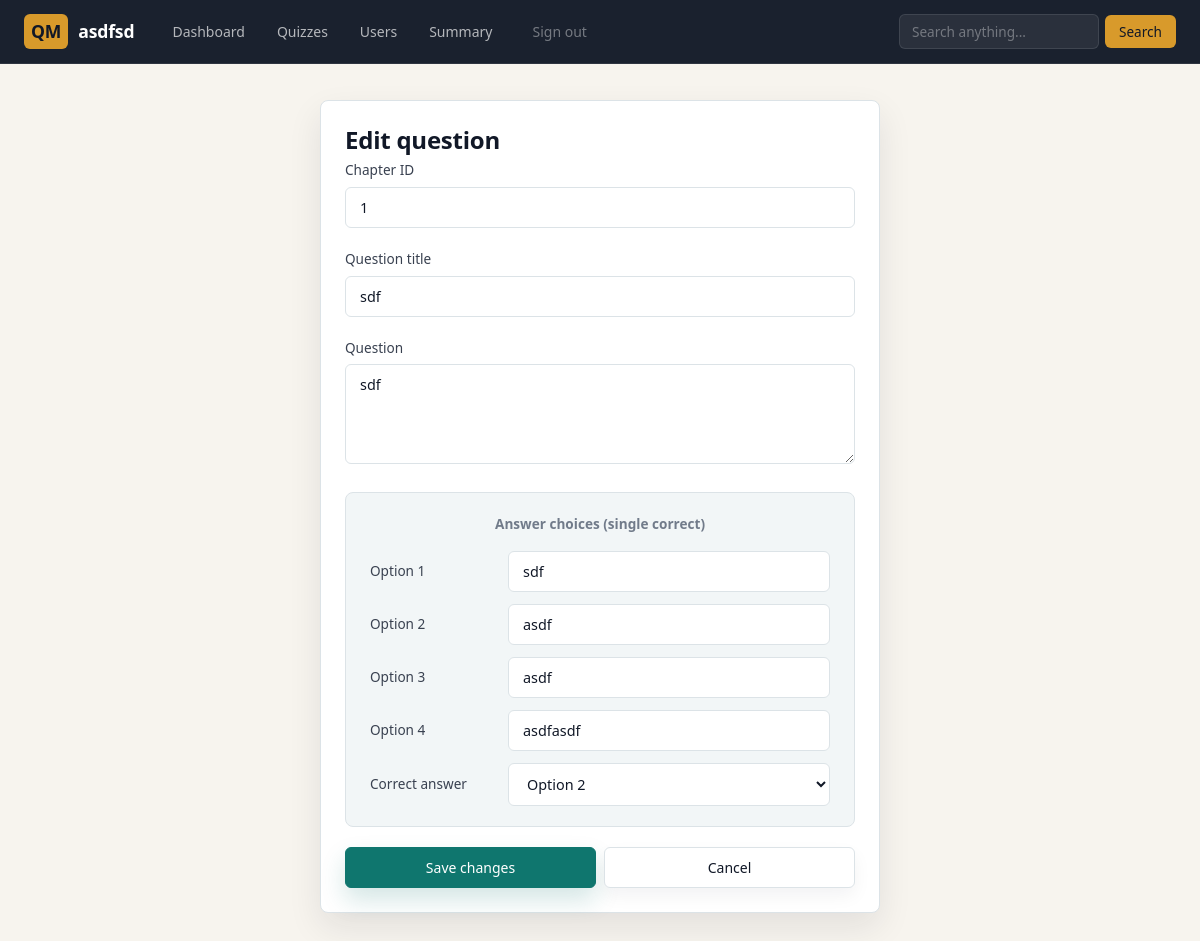
Screenshot of /edit_q/1/asdfsd (signed in) with the database file from the repository.
### models/models.py (models this page shows)
class Chapter(db.Model):
    __tablename__ = 'chapter'
    id = db.Column(db.Integer, primary_key=True)
    name = db.Column(db.String, nullable=False)
    description = db.Column(db.Text)
    subject_id = db.Column(db.Integer, db.ForeignKey('subject.id'), nullable=False)
    quizzes = db.relationship('Quiz', backref='chapter', lazy=True)

class Question(db.Model):
    __tablename__ = 'question'
    id = db.Column(db.Integer, primary_key=True)
    quiz_id = db.Column(db.Integer, db.ForeignKey('quiz.id'), nullable=False)
    question_title = db.Column(db.Text, nullable=False)
    question_statement = db.Column(db.Text, nullable=False)
    option1 = db.Column(db.String)
    option2 = db.Column(db.String)
    option3 = db.Column(db.String)
    option4 = db.Column(db.String)
    correct_option = db.Column(db.Integer, nullable=False)

### controllers/controllers.py (the view, shortened to what this page needs)
@app.route("/edit_q/<question_id>/<name>", methods=["GET", "POST"])
@login_required
def edit_q(question_id, name):
    chap=None
    q = Question.query.filter_by(id=question_id).first()
    return render_template("edit_q.html", name=name,chapter=chap,question=q)

### controllers/controllers.py (called while the page is built)
def login_required(f):
    @wraps(f)
    def decorated_function(*args, **kwargs):
        if "user_id" not in session:
            return redirect(url_for("login"))
        return f(*args, **kwargs)
    return decorated_function

### templates/edit_q.html (shortened to what this page needs)
<!DOCTYPE html>
<html lang="en">
<head>
    <link rel="stylesheet" href="/static/css/main.css">
</head>
<body>
    {%include 'admin_nav.html'%}
    <div class="qm-page">
        <div class="qm-card qm-card--lifted" style="max-width:560px;margin:0 auto">
            <div class="qm-card__body">
                <div class="qm-form">
                    <h2>Edit question</h2>
                    <form action="#" method="POST">
                        <div class="qm-field">
                            <label for="id">Chapter ID</label>
                            <input type="text" id="name" name="id" value="{{question.quiz.chapter.id}}" required>
                        </div>
                        <div class="qm-field">
                            <label for="question_title">Question title</label>
                            <input type="text" id="question_title" name="question_title" value="{{question.question_title}}" required>
                        </div>
                        <div class="qm-field">
                            <label for="question_statement">Question</label>
                            <textarea id="question_statement" name="question_statement" rows="4" required>{{question.question_statement}}</textarea>
                        </div>
                        <div class="qm-qblock">
                            <div class="qm-qblock__title">Answer choices (single correct)</div>
                            <div class="qm-field">
                                <label for="option_1">Option 1</label>
                                <input type="text" name="option_1" id="option_1" value="{{question.option1}}" required>
                            </div>
                            <div class="qm-field">
                                <label for="option_2">Option 2</label>
                                <input type="text" name="option_2" id="option_2" value="{{question.option2}}" required>
                            </div>
                            <div class="qm-field">
                                <label for="option_3">Option 3</label>
                                <input type="text" name="option_3" id="option_3" value="{{question.option3}}" required>
                            </div>
                            <div class="qm-field">
                                <label for="option_4">Option 4</label>
                                <input type="text" name="option_4" id="option_4" value="{{question.option4}}" required>
                            </div>
                            <div class="qm-field">
                                <label for="correct_option">Correct answer</label>
                                <select name="correct_option" id="correct_option" required>
                                    <option value="2" {% if question.correct_option == 2 %}selected{% endif %}>Option 2</option>
                                </select>
                            </div>
                        </div>
                        <div class="qm-flex qm-flex--gap-sm">
                            <button type="submit" class="qm-btn qm-btn--primary" style="flex:1">Save changes</button>
                            <a href="/admin/quiz_management/{{name}}" class="qm-btn qm-btn--secondary" style="flex:1">Cancel</a>
                        </div>
                    </form>
                </div>
            </div>
        </div>
    </div>
</body>
</html>

### static/css/main.css (style rules this page uses)
:root { --bg: #F3F0EB; --bg-warm: #EDE8E1; --surface: #FFFFFF; --surface-alt: #F8F6F2; --ink: #1C1E22; --ink-soft: #4A4D54; --ink-muted: #8B8F97; --border: #DDD9D2; --border-light:#ECEAE5; --sage: #4A7C6F; --sage-light: #E8F2EE; --sage-dark: #3A6359; --copper: #C07A4A; --copper-light:#F5EDE5; --copper-dark: #9E6238; --danger: #B94A48; --danger-light:#F8ECEB; --radius-sm: 6px; --radius-md: 10px; --radius-lg: 16px; --shadow-sm: 0 1px 3px rgba(28,30,34,.06); --shadow-md: 0 4px 16px rgba(28,30,34,.08); --shadow-lg: 0 8px 32px rgba(28,30,34,.10); --font-display:'Outfit', sans-serif; --font-body: 'DM Sans', sans-serif; --page-max: 1200px; --nav-h: 64px; }
*, *::before, *::after { box-sizing: border-box; margin: 0; padding: 0; }
html { font-size: 16px; -webkit-font-smoothing: antialiased; -moz-osx-font-smoothing: grayscale; }
body { font-family: var(--font-body); background: var(--bg); color: var(--ink); line-height: 1.6; min-height: 100vh; }
a { color: var(--sage); text-decoration: none; }
h1, h2, h3, h4, h5, h6 { font-family: var(--font-display); font-weight: 600; line-height: 1.25; color: var(--ink); }
h2 { font-size: 1.5rem; letter-spacing: -0.01em; }
.qm-page { max-width: var(--page-max); margin: 0 auto; padding: 32px 24px 64px; }
.qm-btn { display: inline-flex; align-items: center; justify-content: center; gap: 6px; padding: 10px 20px; border-radius: var(--radius-sm); font-family: var(--font-body); font-size: .875rem; font-weight: 500; border: 1px solid transparent; cursor: pointer; transition: background .15s, border-color .15s, color .15s; text-decoration: none; line-height: 1.4; }
.qm-btn--primary { background: var(--sage); color: #fff; border-color: var(--sage); }
.qm-btn--secondary { background: var(--surface); color: var(--ink); border-color: var(--border); }
.qm-card { background: var(--surface); border: 1px solid var(--border); border-radius: var(--radius-md); box-shadow: var(--shadow-sm); }
.qm-card--lifted { box-shadow: var(--shadow-md); }
.qm-card__body { padding: 24px; }
.qm-form { max-width: 560px; margin: 0 auto; }
.qm-form h2 { margin-bottom: 4px; }
.qm-field { margin-bottom: 20px; }
.qm-field label { display: block; font-size: .85rem; font-weight: 500; color: var(--ink-soft); margin-bottom: 6px; }
.qm-field input[type="text"], .qm-field input[type="email"], .qm-field input[type="password"], .qm-field input[type="date"], .qm-field textarea, .qm-field select { width: 100%; padding: 10px 14px; border: 1px solid var(--border); border-radius: var(--radius-sm); font-family: var(--font-body); font-size: .9rem; color: var(--ink); background: var(--surface); transition: border-color .15s; }
.qm-field textarea { min-height: 100px; resize: vertical; }
.qm-qblock { background: var(--surface-alt); border: 1px solid var(--border); border-radius: var(--radius-md); padding: 20px 24px; margin-bottom: 20px; }
.qm-qblock__title { text-align: center; font-size: .85rem; font-weight: 600; color: var(--ink-muted); margin-bottom: 16px; }
.qm-qblock .qm-field { display: flex; align-items: center; justify-content: space-between; gap: 12px; margin-bottom: 12px; }
.qm-qblock .qm-field:last-child { margin-bottom: 0; }
.qm-qblock .qm-field label { margin-bottom: 0; flex-shrink: 0; min-width: 70px; }
.qm-qblock .qm-field input[type="text"] { flex: 1; max-width: 70%; }
.qm-qblock .qm-field select { max-width: 70%; }
.qm-flex { display: flex; }
.qm-flex--gap-sm { gap: 8px; }
:root { --bg: #F7F4EE; --bg-warm: #ECE6DA; --surface: #FFFFFF; --surface-alt: #F2F6F7; --ink: #111827; --ink-soft: #394150; --ink-muted: #717B8A; --border: #DCE3E7; --border-light: #ECF0F2; --sage: #0F766E; --sage-light: #DFF3EF; --sage-dark: #0A5D57; --copper: #D89A2B; --copper-light: #FBF1D7; --copper-dark: #A76E12; --radius-md: 8px; --radius-lg: 14px; --shadow-sm: 0 1px 2px rgba(17,24,39,.05); --shadow-md: 0 14px 34px rgba(17,24,39,.09); --shadow-lg: 0 28px 60px rgba(17,24,39,.16); --font-display: 'Manrope', system-ui, -apple-system, BlinkMacSystemFont, "Segoe UI", sans-serif; --font-body: 'Manrope', system-ui, -apple-system, BlinkMacSystemFont, "Segoe UI", sans-serif; }
body { background: var(--bg); }
.qm-page { padding: 36px 24px 72px; }
.qm-btn { transition: transform .15s, background .15s, border-color .15s, color .15s, box-shadow .15s; }
.qm-btn--primary { background: var(--sage); border-color: var(--sage); box-shadow: 0 12px 24px rgba(15,118,110,.18); }
.qm-btn--secondary { box-shadow: 0 8px 18px rgba(17,24,39,.05); }

### rows the page displays
Chapter: id "1"
Question: question_title "sdf", question_statement "sdf", option_1 "sdf", option_2 "asdf", option_3 "asdf", option_4 "asdfasdf", correct_option "Option 2"

### other values shown
{{ name }} "asdfsd"
